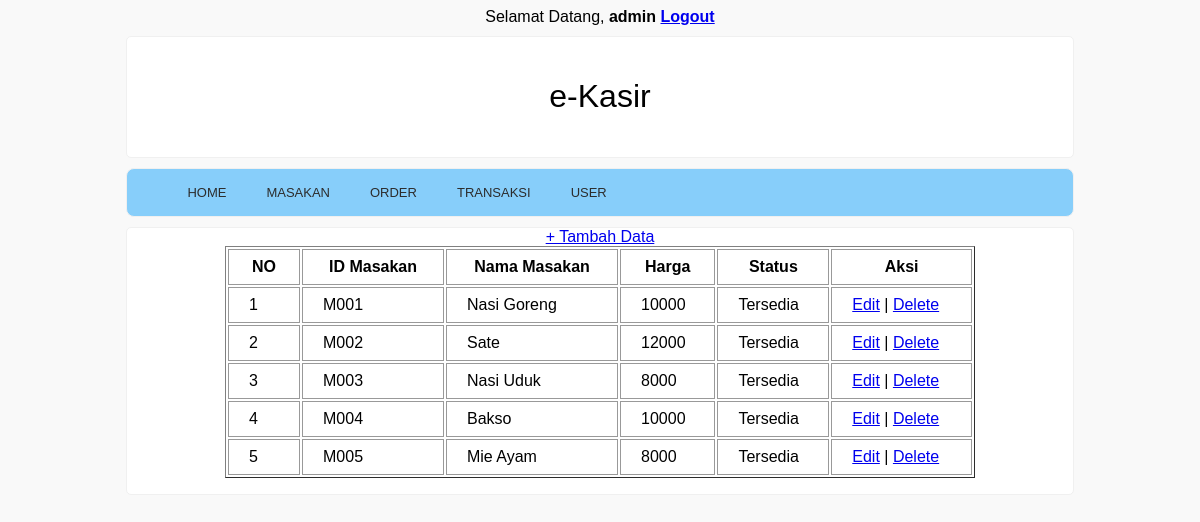
The app's page /view_masakan.php (signed in) with its own data.
### tables this page shows
CREATE TABLE `masakan` (
  `id_masakan` varchar(5) NOT NULL,
  `nama_masakan` varchar(50) NOT NULL,
  `harga` int(100) NOT NULL,
  `status_masakan` varchar(20) NOT NULL
);

### view_masakan.php (the view, shortened to what this page needs)
<?php
if(!isset($_SESSION['username'])) {
   header('location:login.php');
} else {
   $username = $_SESSION['username'];
}
?>
<html>
<head>
	<link rel="stylesheet" type="text/css" href="style.css">
</head>
<div align='center'>
   Selamat Datang, <b><?php echo $username;?></b> <a href="logout.php"><b>Logout</b></a>
</div>
<body>
<div class="content">
	<header>
		<h1 class="judul">e-Kasir</h1>
	</header>
	<div class="menu">
		<ul>
			<li><a href="index.php">HOME</a></li>
			<li><a href="form_masakan.php">Masakan</a></li>
			<li><a href="form_order.php">Order</a></li>
			<li><a href="form_transaksi.php">Transaksi</a></li>
			<li><a href="form_user.php">User</a></li>
		</ul>
	</div>
	<div class="badan">
	<div align='center'>
		<?php
			include "koneksi.php";
			$query = mysqli_query($connection,"SELECT * from masakan");
		?>
			<form action="" method="post">
				<a href="form_masakan.php">+ Tambah Data</a>
				<table border="1" width="750px">
					<tr>
						<th>NO</th>
						<th>ID Masakan</th>
						<th>Nama Masakan</th>
						<th>Harga</th>
						<th>Status</th>
						<th>Aksi</th>
					</tr>
					<?php if(mysqli_num_rows($query)>0){ ?>
					<?php
						$no = 1;
						while($data = mysqli_fetch_array($query)){
					?>
					<tr>
						<td><?php echo $no ?></td>
						<td><?php echo $data["id_masakan"];?></td>
						<td><?php echo $data["nama_masakan"];?></td>
						<td><?php echo $data["harga"];?></td>
						<td><?php echo $data["status_masakan"];?></td>
						<td>
							<a href="edit_masakan.php?id_masakan=<?php echo $data['id_masakan']; ?>">Edit</a> |
							<a href="delete_masakan.php?id_masakan=<?php echo $data['id_masakan']; ?>">Delete</a>
						</td>
					</tr>
					<?php $no++; } ?>
					<?php } ?>
    </table>
</form>
</body>
</html>

### style.css (style rules this page uses)
body { background-color:#f9f9f9; font-size:16px color:#444; font-family: sans-serif; }
.content { width: 80%; margin: 10px auto; }
header { background-color: white; padding: 20px 10px; border-radius: 5px; border: 1px solid #f0f0f0; margin-bottom: 10px; }
header h1.judul, header h3.deskripsi { text-align: center; }
.menu { background-color: #87CEFA; border: 1px solid #f0f0f0; border-radius: 8px; margin-bottom: 10px; }
div.menu ul { list-style:none; overflow: hidden; }
div.menu ul li { float:left; text-transform:uppercase; }
div.menu ul li a { display:block; padding:0 20px; text-decoration:none; color:#2c2c2c; font-family: sans-serif; font-size:13px; font-weight:400; transition:all 0.3s ease-in-out; }
div.badan { background-color: white; border-radius: 5px; border: 1px solid #f0f0f0; margin-bottom: 10px; }
h1 { text-align: center; font-weight: 300; }
.table1, th, td { border: 1px solid #999; padding: 8px 20px; }

### records on screen
masakan: id_masakan "M001", nama_masakan "Nasi Goreng", harga "10000", status_masakan "Tersedia"
masakan: id_masakan "M002", nama_masakan "Sate", harga "12000", status_masakan "Tersedia"
masakan: id_masakan "M003", nama_masakan "Nasi Uduk", harga "8000", status_masakan "Tersedia"
masakan: id_masakan "M004", nama_masakan "Bakso", harga "10000", status_masakan "Tersedia"
masakan: id_masakan "M005", nama_masakan "Mie Ayam", harga "8000", status_masakan "Tersedia"

### other values on screen
$username "admin"
